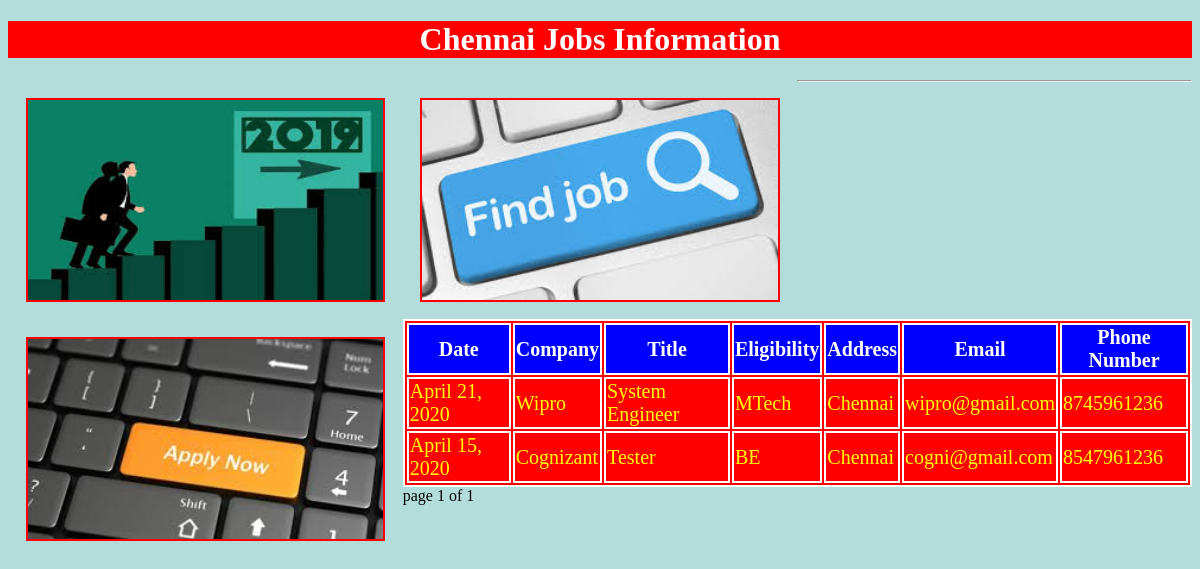
Page /chennaijobs on the committed database.
### testapp/models.py (models this page shows)
class chennaijobs(models.Model):
    date=models.DateField()
    company=models.CharField(max_length=100)
    title=models.CharField(max_length=100)
    address=models.CharField(max_length=100)
    eligiblity=models.CharField(max_length=100)
    email=models.EmailField()
    phonenumber=models.IntegerField()

### testapp/views.py (the view)
# urls.py: path('chennaijobs',views.chennaijobs1),
def chennaijobs1(request):
    jobs_list = chennaijobs.objects.order_by('-date')
    paginator = Paginator(jobs_list, 25)
    page_number = request.GET.get('page')
    try:
        jobs_list = paginator.page(page_number)
    except PageNotAnInteger:
        jobs_list = paginator.page(1)
    except EmptyPage:
        jobs_list = paginator.page(paginator.num_pages)
    return render(request, 'testapp/chennaijobs.html', {'jobs_list': jobs_list})

### templates/testapp/chennaijobs.html (shortened to what this page needs)
<!DOCTYPE html>
{%load staticfiles%}
<html lang="en">
<head>
      <link rel="stylesheet" href="{% static 'css/demodjproject.css' %}">
</head>
<body>
 <h1>Chennai Jobs Information</h1>
 <img src="{%static "images/download1.jpg"%}" alt="">
 <img src="{%static "images/download2.jpg"%}" alt="">
 <img src="{%static "images/download3.jpg"%}" alt="">
<hr>
 {% if jobs_list %}
 <table id='tab'>
     <thead>
     <th>Date</th>
     <th>Company</th>
     <th>Title</th>
     <th>Eligibility</th>
     <th>Address</th>
     <th>Email</th>
     <th>Phone Number</th>
     </thead>
     {%for job in jobs_list %}
     <tr>
         <td>{{job.date}}</td>
         <td>{{job.company}}</td>
         <td>{{job.title}}</td>
         <td>{{job.eligiblity}}</td>
         <td>{{job.address}}</td>
         <td>{{job.email}}</td>
         <td>{{job.phonenumber}}</td>
     </tr>
     {% endfor %}
 </table>
 {%include 'testapp/pagination.html' with page=jobs_list%}
 {%else %}
 <p>No Jobs Found in Chennai</p>
 {% endif %}
</body>
</html>

### static/css/demodjproject.css (style rules this page uses)
body { background:#B3DDDA; }
img { height: 200px; width:30%; float:left; margin:1.5%; border:2px solid red; }
h1 { color:white; text-align: center; background:red; }
table,thead,th,tr,td { color:yellow; border:2px solid white; font-size: 20px; margin:auto; background:red; }
thead,th { color:white; border:2px solid white; font-size: 20px; margin:auto; background:blue; }

### rows in the picture
chennaijobs: date "April 21, 2020", company "Wipro", title "System Engineer", eligiblity "MTech", address "Chennai", email "wipro@gmail.com", phonenumber "8745961236"
chennaijobs: date "April 15, 2020", company "Cognizant", title "Tester", eligiblity "BE", address "Chennai", email "cogni@gmail.com", phonenumber "8547961236"

### other values in the picture
{{ page.number }} "1"
{{ page.paginator.num_pages }} "1"
